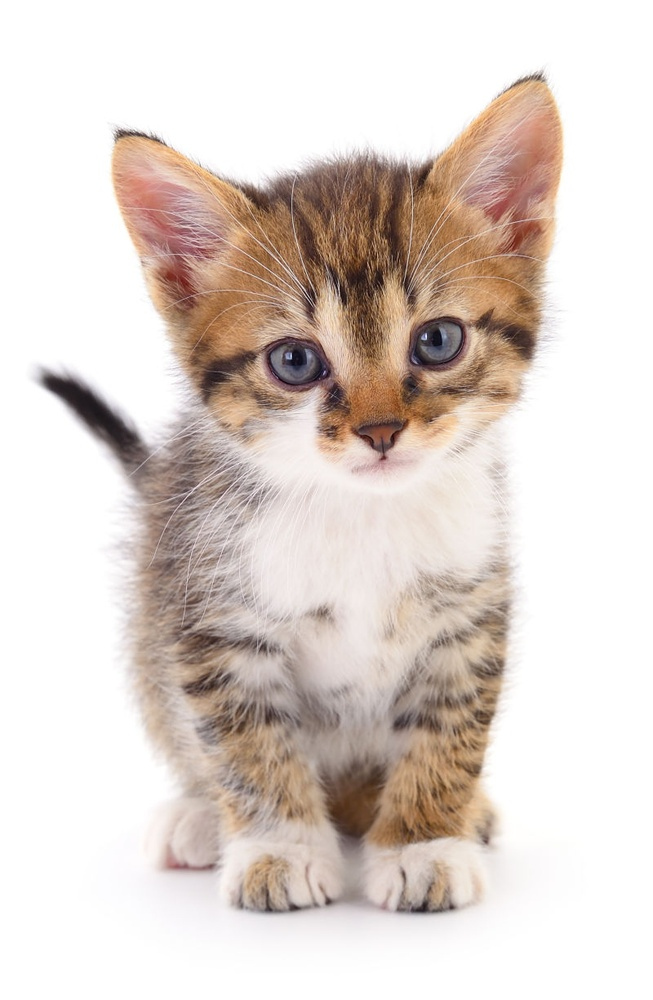
#> input picture cat.jpg, 653 x 1000 px, shrunk from 800 x 1225 before the run, found by its file name
$ python SIFT_test.py
#> lines starting #> are read from the running program, lines starting #| are printed output that depends on the picture
import cv2

# 传入要辨别的照片
image = cv2.imread(r"C:\Users\20995\Desktop\cat.jpg", cv2.IMREAD_GRAYSCALE)
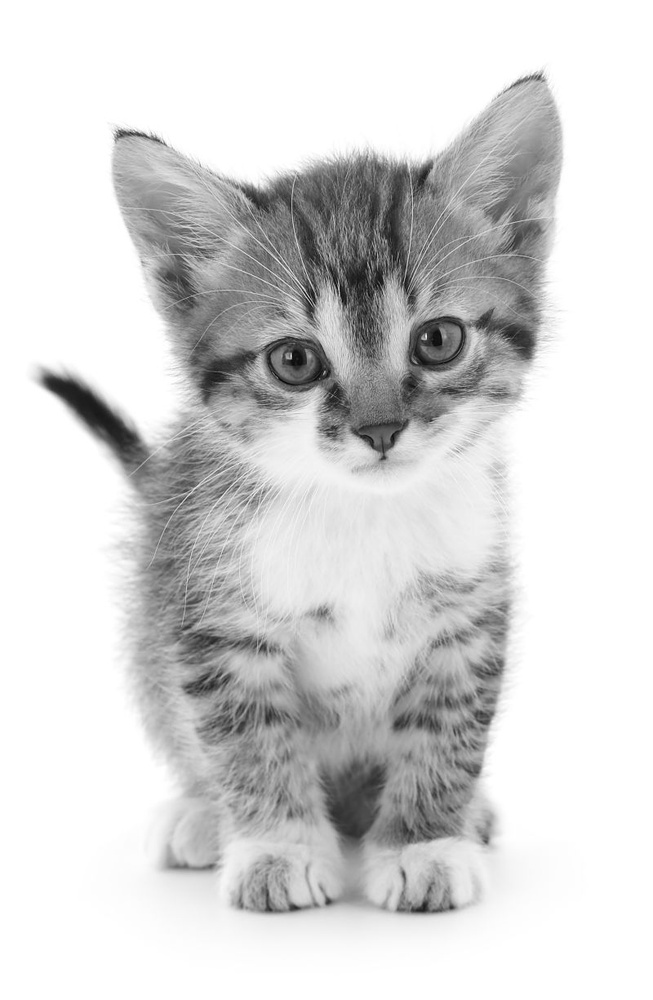
#> image: shape (1000, 653); min 2, max 255, mean 213.5

#创建一个SIFT的项目
sift = cv2.SIFT_create()

#检测关键的点
keypoints, descriptors = sift.detectAndCompute(image, None)
#> keypoints = 1451 keypoints; strongest (x, y, size): (357, 285, 202.9), (425, 337, 4.3), (521, 340, 23.2), (294, 908, 6.7)

# 把这些关键点画在图上
output_image = cv2.drawKeypoints(image, keypoints, None)
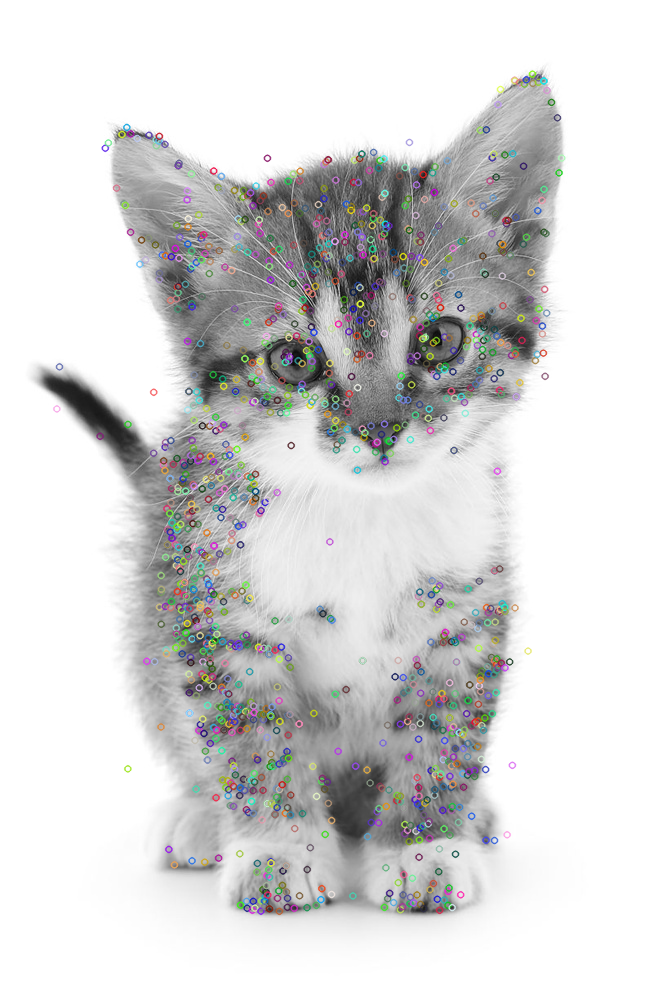
#> output_image: shape (1000, 653, 3); mean of channels 0, 1, 2 213, 213, 213; drawn as B, G, R

# 将图片呈现出来
cv2.imshow('SIFT Keypoints', output_image)
cv2.waitKey(0)
cv2.destroyAllWindows()
